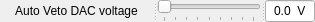
      <widget class="QSplitter" name="splitter">
       <property name="orientation">
        <enum>Qt::Orientation::Horizontal</enum>
       </property>
       <widget class="QLabel" name="label_psd_auto_veto_dac_2">
        <property name="toolTip">
         <string>&lt;html&gt;&lt;head/&gt;&lt;body&gt;&lt;p&gt;&lt;span style=&quot; font-weight:700;&quot;&gt;Auto Veto Time: &lt;/span&gt;&lt;/p&gt;&lt;p&gt;&lt;br/&gt;&lt;/p&gt;&lt;p&gt;Configures the time at which the ASIC auto resets if the &lt;span style=&quot; font-weight:700;&quot;&gt;Veto Reset(Take Event)&lt;/span&gt; signal is not asserted.  &lt;/p&gt;&lt;p&gt;Inversely related to DAC voltage, not linear; Higher Voltage -&amp;gt; Quicker reset.  &lt;/p&gt;&lt;/body&gt;&lt;/html&gt;</string>
        </property>
        <property name="text">
         <string>Auto Veto DAC voltage</string>
        </property>
        <property name="alignment">
         <set>Qt::AlignmentFlag::AlignCenter</set>
        </property>
       </widget>
       <widget class="QSlider" name="horizontalSlider_psd_auto_veto_dac">
        <property name="toolTip">
         <string>Voltage Slider for PSD Delay DAC A</string>
        </property>
        <property name="maximum">
         <number>1023</number>
        </property>
        <property name="singleStep">
         <number>10</number>
        </property>
        <property name="pageStep">
         <number>128</number>
        </property>
        <property name="orientation">
         <enum>Qt::Orientation::Horizontal</enum>
        </property>
        <property name="invertedControls">
         <bool>false</bool>
        </property>
        <property name="tickPosition">
         <enum>QSlider::TickPosition::TicksBelow</enum>
        </property>
        <property name="tickInterval">
         <number>128</number>
        </property>
       </widget>
       <widget class="QLineEdit" name="text_psd_auto_veto_dac">
        <property name="sizePolicy">
         <sizepolicy hsizetype="MinimumExpanding" vsizetype="Fixed">
          <horstretch>0</horstretch>
          <verstretch>0</verstretch>
         </sizepolicy>
        </property>
        <property name="minimumSize">
         <size>
          <width>21</width>
          <height>0</height>
         </size>
        </property>
        <property name="maximumSize">
         <size>
          <width>50</width>
          <height>16777215</height>
         </size>
        </property>
        <property name="baseSize">
         <size>
          <width>30</width>
          <height>0</height>
         </size>
        </property>
        <property name="inputMask">
         <string>0.00 V</string>
        </property>
        <property name="text">
         <string>0.0 V</string>
        </property>
        <property name="maxLength">
         <number>6</number>
        </property>
        <property name="cursorPosition">
         <number>6</number>
        </property>
        <property name="alignment">
         <set>Qt::AlignmentFlag::AlignCenter</set>
        </property>
        <property name="clearButtonEnabled">
         <bool>false</bool>
        </property>
       </widget>
      </widget>
